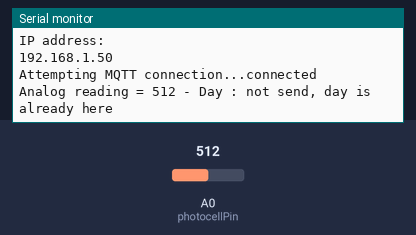
This sketch was run on a simulated ESP8266 (NodeMCU). Parts: the last lines printed to the serial monitor. Inputs (shaded band) come from the test bench; at power-on: A0 (photocellPin) = 512. WiFi joins after 1.5 s; servers stay silent unless stated; random numbers use the default seed unless the sketch sets one; no MQTT or app messages arrive unless stated.

Above: at 5.7 s.
5.8 s: A0 (photocellPin) set to 318
At 7.8 s:
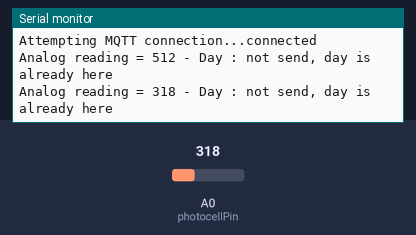
8.2 s: A0 (photocellPin) set to 290
At 9.4 s:
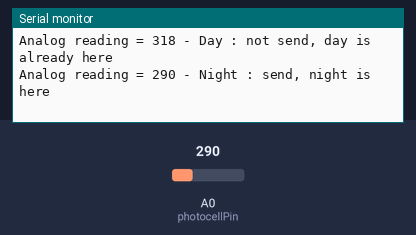

Measured:
- the behaviour switches between 300 and 299 on A0 (photocellPin) (found by bisection; images 1 and 2)
- after the input at 5.8 s, the serial monitor: prints a new line after 0.76 s (image 1)
- after the input at 8.2 s, the serial monitor: prints a new line after 0.37 s (image 2)

The sketch:

light_sensor.ino
```cpp
// if you have an ESP8266 based board
#define ESP8266

#if defined ESP8266 || defined ARDUINO_ESP8266_ESP01
  #include <ESP8266WiFi.h>
#else
  #include <WiFi.h>
#endif

#include <PubSubClient.h>

// Variables pour connection WiFi et MQTT avec ses topics
//    WiFI
char* ssid = "Iphone de Pauline";
char* password = "bolopopocarbo";

//    MQTT & topics
char* mqtt_server = "mqtt-brocker";
char *topicPoub = "poubelle";
char *topicLum = "essai";

WiFiClient espClient;
PubSubClient client(espClient);

int WiFi_status = WL_IDLE_STATUS;

// Variables pour le capteur photosensible
int photocellPin = A0;
int photocellReading;
bool nuit;

void setup_wifi() {
  delay(10);
  // We start by connecting to a WiFi network
  Serial.println();
  Serial.print("Connecting to ");
  Serial.println(ssid);
  WiFi.begin(ssid, password);

  while (WiFi.status() != WL_CONNECTED) {
    delay(500);
    Serial.print(".");
  }

  randomSeed(micros());

  Serial.println("");
  Serial.println("WiFi connected");
  Serial.println("IP address: ");
  Serial.println(WiFi.localIP());
}

void callback(char* topic, byte* payload, unsigned int length) {
  Serial.print("Message arrived [");
  Serial.print(topic);
  Serial.print("] ");
  for (int i = 0; i < length; i++) {
    Serial.print((char)payload[i]);
  }
  Serial.println();
}

void reconnect() {
  // Loop until we're reconnected
  while (!client.connected()) {
    Serial.print("Attempting MQTT connection...");
    // Create a random client ID
    String clientId = "ESP8266Client-";
    clientId += String(random(0xffff), HEX);
    // Attempt to connect
    if (client.connect(clientId.c_str())) {
      Serial.println("connected");
    } else {
      Serial.print("failed, rc=");
      Serial.print(client.state());
      Serial.println(" try again in 5 seconds");
      // Wait 5 seconds before retrying
      delay(5000);
    }
  }
}

void setup() {
  Serial.begin(115200);
  delay(3000);

  setup_wifi();
  client.setServer(mqtt_server, 1883);

  photocellReading = analogRead(photocellPin);
  if(photocellReading < 300){
    nuit = true;
  }else{
    nuit = false;
  }
}

void loop() {
  if (!client.connected()) {
    reconnect();
  }

  photocellReading = analogRead(photocellPin);
  Serial.print("Analog reading = ");
  Serial.print(photocellReading);

  client.loop();
  WiFi_status = WiFi.status();

  if ( WiFi_status != WL_CONNECTED) {
  while ( WiFi_status != WL_CONNECTED) {
      Serial.print("Attempting to connect to WPA SSID: ");
      Serial.println(ssid);
      // Connect to WPA/WPA2 network
      WiFi_status = WiFi.begin(ssid, password);
      delay(500);
    }
    Serial.println("Connected to AP");
  }

  if(photocellReading < 300){
    Serial.print(" - Night");
    if(nuit){
      Serial.println(" : not send, night is already here");
    }else{
      nuit = true;
      Serial.println(" : send, night is here");
      mqtt_publishInt(topicLum, photocellReading);
    }
  }else{
    Serial.print(" - Day");
    if(nuit){
      nuit = false;
      Serial.println(" : send, day is here");
    }else{
      Serial.println(" : not send, day is already here");
    }
  }
  delay(2000);
}

//Fonction pour publier un float sur un topic
void mqtt_publishFloat(String topic, float t){
  char top[topic.length()+1];
  topic.toCharArray(top,topic.length()+1);
  char t_char[50];
  String t_str = String(t);
  t_str.toCharArray(t_char, t_str.length() + 1);
  client.publish(top,t_char);
}

//Fonction pour publier un int sur un topic
void mqtt_publishInt(String topic, int t){
  char top[topic.length()+1];
  topic.toCharArray(top,topic.length()+1);
  char t_char[50];
  String t_str = String(t);
  t_str.toCharArray(t_char, t_str.length() + 1);
  client.publish(top,t_char);
}

//Fonction pour publier un String sur un topic
void mqtt_publishString(String topic, String t){
  char top[topic.length()+1];
  topic.toCharArray(top,topic.length()+1);
  char t_char[50];
  t.toCharArray(t_char, t.length() + 1);
  client.publish(top,t_char);
}
```
